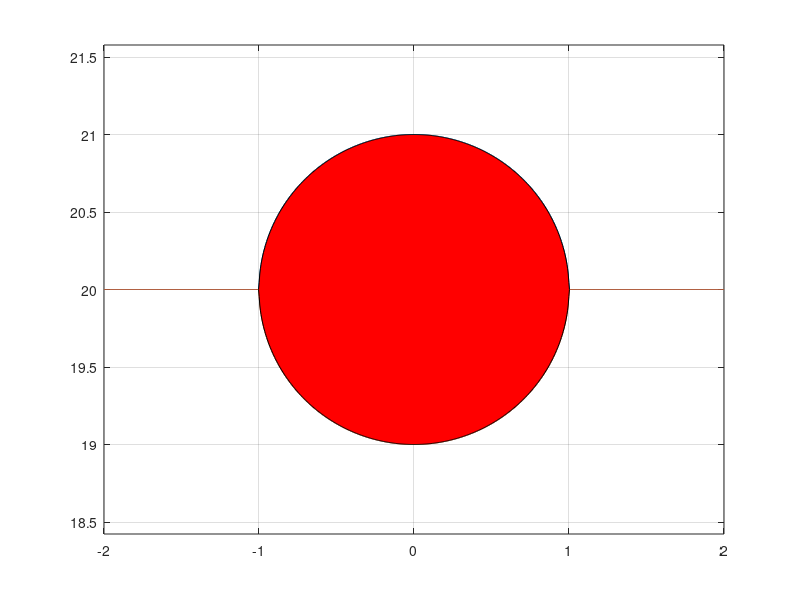

MATLAB code for this plot:
x = linspace(-2, 2, 1000);
f1 = 20 + sqrt(1-x.^2);
f2 = 20 - sqrt(1-x.^2);
ineq = f2 < f1;

figure(1);
plot(x, f1); hold on;
plot(x, f2);
patch([x(ineq) fliplr(x(ineq))], [f1(ineq) fliplr(f2(ineq))], 'r'); hold off;
grid on;
axis('equal');
